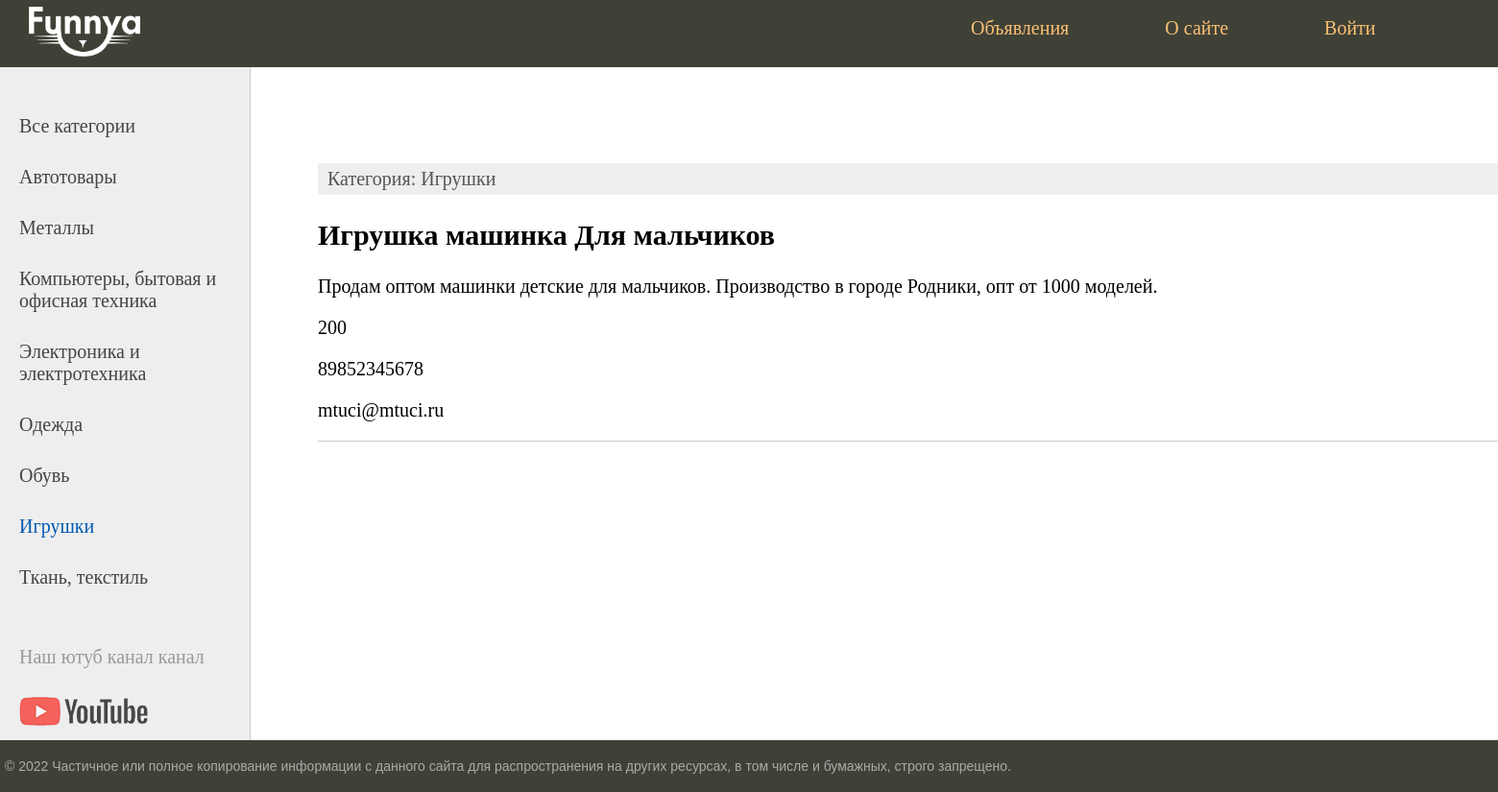
Page /category/7/ on the committed database.
### ad/models.py (models this page shows, shortened)
class Category(models.Model):
    name = models.CharField(max_length=100, db_index=True)
    def __str__(self):
        return self.name
    def get_absolute_url(self):
        return reverse('category', kwargs={'cat_id': self.pk})

class Announcement(models.Model):
    title = models.CharField(max_length=255)
    category = models.CharField(max_length=255)
    photo = models.ImageField(upload_to='photos/%Y/%m/%d/')
    description = models.TextField(max_length=255)
    cost = models.IntegerField(max_length=255)
    phone = models.IntegerField(max_length=11)
    mail = models.CharField(max_length=255)
    time_create = models.DateField(auto_now_add=True)
    time_update = models.DateField(auto_now=True)
    is_published = models.BooleanField(default=True)
    cat = models.ForeignKey('Category', on_delete=models.PROTECT,
                            null=True)

### ad/views.py (the view)
# urls.py: path('category/<int:cat_id>/', show_category, name='category')
def show_category(request, cat_id):
    posts = Announcement.objects.filter(cat_id=cat_id)
    cats = Category.objects.all()
    context = {
        'posts': posts,
        'menu': menu,
        'cats': cats,
        'title': f'Активные объявления {cats[cat_id-1]}',
        'cat_selected': cat_id,
    }
    return render(request, 'ad/index.html', context=context)

### ad/templates/ad/index.html (shortened to what this page needs)
{% extends 'ad/base.html'%}
{% block content %}
<ul class="list-articles">
	{% for p in posts %}
			<li><div class="article-panel">
	<p class="first">Категория: {{p.cat}}</p>
</div>
				<h2>{{p.title}}</h2>
		        <p>{{ p.description }}</p>
		        <p>{{ p.cost }}</p>
		        <p>{{ p.phone }}</p>
		        <p>{{ p.mail }}</p>
	{% endfor %}
</ul>
{% endblock %}

### ad/templates/ad/base.html (shortened to what this page needs)
{% load static %}
<!DOCTYPE html>
<html>
<head>
	<link type="text/css" href="{% static 'ad/css/styles.css' %}" rel="stylesheet" />
</head>
<body>
<table class="table-page" border=0 cellpadding="0" cellspacing="0">
<tr><td valign=top>
{% block mainmenu %}
		<div class="header">
			<a href="{% url 'home' %}"><img class="logo" src="{% static 'ad/images/logo.png' %}"></img></a>
			<ul id="mainmenu" class="mainmenu">
{% for m in menu %}
	{% if not forloop.last %}
			<li><a href="{% url m.url_name %}">{{m.title}}</a></li>
	{% else %}
			<li class="last"><a href="{% url m.url_name %}">{{m.title}}</a></li>
	{% endif %}
{% endfor %}
			</ul>
			<div class="clear"></div>
		</div>
{% endblock mainmenu %}
<table class="table-content" border=0 cellpadding="0" cellspacing="0">
<tr>
	<td valign="top" class="left-chapters">
	<ul id="leftchapters">
{% if cat_selected == 0 %}
		<li class="selected">Все категории</li>
{% else %}
		<li><a href="{% url 'announcement' %}">Все категории</a></li>
{% endif %}
{% for c in cats%}
	{% if c.pk == cat_selected %}
		<li class="selected">{{c.name}}</li>
	{% else %}
		<li><a href="{{ c.get_absolute_url }}">{{c.name}}</a></li>
	{% endif %}
{% endfor %}
		<li class="share">
		<p>Наш ютуб канал канал</p>
		<a class="share-yt" href="https://www.youtube.com/watch?v=dQw4w9WgXcQ" target="_blank" rel="nofollow"></a>
		</li>
	</ul>
</td>
<td valign="top" class="content">
	<div class="content-text">
{% block content %}
{% endblock %}
	</div>
</td></tr></table>
</td></tr>
<tr><td valign=top>
	<div id="footer">
		<p>&copy; 2022 Частичное или полное копирование информации с данного сайта для распространения на других ресурсах, в том числе и бумажных, строго запрещено.</p>
	</div>
</td></tr></table>
</body>
</html>

### ad/static/ad/css/styles.css (style rules this page uses)
html, body { font-family: 'Monserat'; margin: 0; padding: 0; height: 100%; width: 100%; color: #444; }
a { color: #0059b2; text-decoration: none; }
img { max-width: 600px; height: auto; }
div.article-panel { background: #eee; padding: 5px 10px 5px 10px; box-sizing: border-box; overflow: hidden; color: #555; }
div.article-panel p.first { margin: 0; float: left; }
ul.list-articles { list-style: none; margin: 0; padding: 0; }
ul.list-articles li { border-bottom: 1px solid #ccc; }
.table-page { width: 100%; height: 100%; vertical-align: top; }
.table-page tr { height: 100%; }
.clear { clear: both; }
.header { background: #3F4137; height: 70px; display: grid; grid-template-columns: 951px 951px; }
.header a { color: #0059b2; text-decoration: none; margin-left: 30px; }
.logo { width: 116px; height: 52px; filter: invert(1); margin-top: 7px; }
ul.mainmenu { list-style: none; margin: 0; padding: 0; height: 60px; color: #fdc073; font-size: 20px; overflow: hidden; }
ul.mainmenu li { float: left; margin: 18px 40px 0 30px; }
ul.mainmenu li a { color: #fdc073; text-decoration: none; }
.table-content { width: 100%; min-height: 100%; height: 100%; }
.left-chapters { margin: 0; background: #eee; border-right: 1px solid #ccc; min-height: 100%; }
.left-chapters ul { width: 230px; min-height: 100%; margin: 0; padding: 20px 10px 10px 20px; list-style: none; font-size: 20px; }
.left-chapters ul li { margin: 30px 0 0 0; color: #999; }
.left-chapters ul li.selected { color: #0059b2; }
.left-chapters ul li a { color: #444; text-decoration: none; }
.left-chapters ul li.share { margin: 60px 0 0 0; }
.left-chapters ul li.share p { margin: 30px 0 30px 0; }
.left-chapters ul li.share a { display: inline-block; width: 40px; height: 40px; margin: 0 20px 0 0; }
.left-chapters ul li.share a.share-yt { width: 100%; height: 30px; background: url('../images/share_yt.png') no-repeat 0 0 }
.content { padding: 40px 20px 20px 40px; width: 100%; box-sizing: border-box; }
.content-text { margin: 60px 0 0 30px; color: #000; font-size: 20px; font-family: Yandex Sans Display Light; }
#footer { box-sizing: border-box; background: #3F4137; padding: 5px; color: #aaa; font-size: 14px; font-family: Verdana, Geneva, Arial, Helvetica; text-align: left; overflow: hidden; }

### rows in the picture
Category: name "Автотовары"
Category: name "Металлы"
Category: name "Компьютеры, бытовая и офисная техника"
Category: name "Электроника и электротехника"
Category: name "Одежда"
Category: name "Обувь"
Category: name "Игрушки"
Category: name "Ткань, текстиль"
Announcement: cat "Игрушки", title "Игрушка машинка Для мальчиков", description "Продам оптом машинки детские для мальчиков. Производство в городе Родники, опт от 1000 моделей.", cost "200", phone "89852345678", mail "mtuci@mtuci.ru"

### other values in the picture
{{ m.title }} "Объявления" "О сайте" "Войти"
